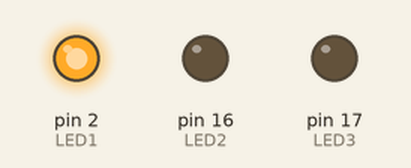
A sketch run on a simulated Arduino Uno, built with avr-gcc and run on an emulated ATmega328P. On the bench: output pins drawn as LEDs (lit = HIGH). What the sketch prints to the serial monitor is not drawn.

Above: at 0.05 s.
At 1.45 s:
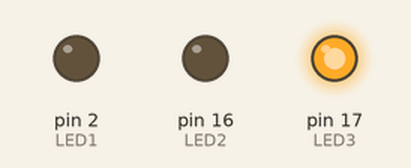
At 2.85 s:
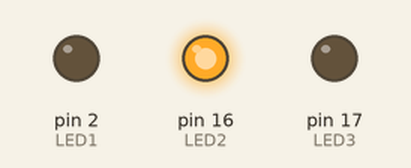
Timing chart, 0 to 3.1 s (numbered marks = the images above):
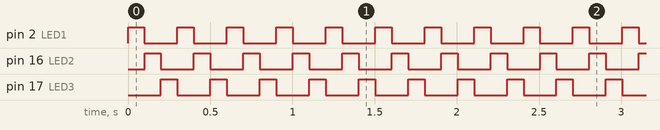

The sketch:

blinkled.ino
```cpp
// Khai báo các chân kết nối LED
const int LED1 = 2; // GPIO
const int LED2 = 16; // GPIO
const int LED3 = 17; // GPIO

void setup() {
  // Cấu hình các chân LED là OUTPUT
  pinMode(LED1, OUTPUT);
  pinMode(LED2, OUTPUT);
  pinMode(LED3, OUTPUT);

  // Khởi động Serial để in trạng thái
  Serial.begin(115200);
}

void loop() {
  // Bật LED1 và in trạng thái
  digitalWrite(LED1, HIGH);
  Serial.println("LED1: ON");
  delay(100); // Đợi 1 giây

  // Tắt LED1 và in trạng thái
  digitalWrite(LED1, LOW);
  Serial.println("LED1: OFF");

  // Bật LED2 và in trạng thái
  digitalWrite(LED2, HIGH);
  Serial.println("LED2: ON");
  delay(100); // Đợi 1 giây

  // Tắt LED2 và in trạng thái
  digitalWrite(LED2, LOW);
  Serial.println("LED2: OFF");

  // Bật LED3 và in trạng thái
  digitalWrite(LED3, HIGH);
  Serial.println("LED3: ON");
  delay(100); // Đợi 1 giây

  // Tắt LED3 và in trạng thái
  digitalWrite(LED3, LOW);
  Serial.println("LED3: OFF");
}
```

Measured:
- by itself, pin 2 (LED1), pin 16 (LED2), pin 17 (LED3): alternates HIGH for 0.10 s and LOW for 0.20 s
